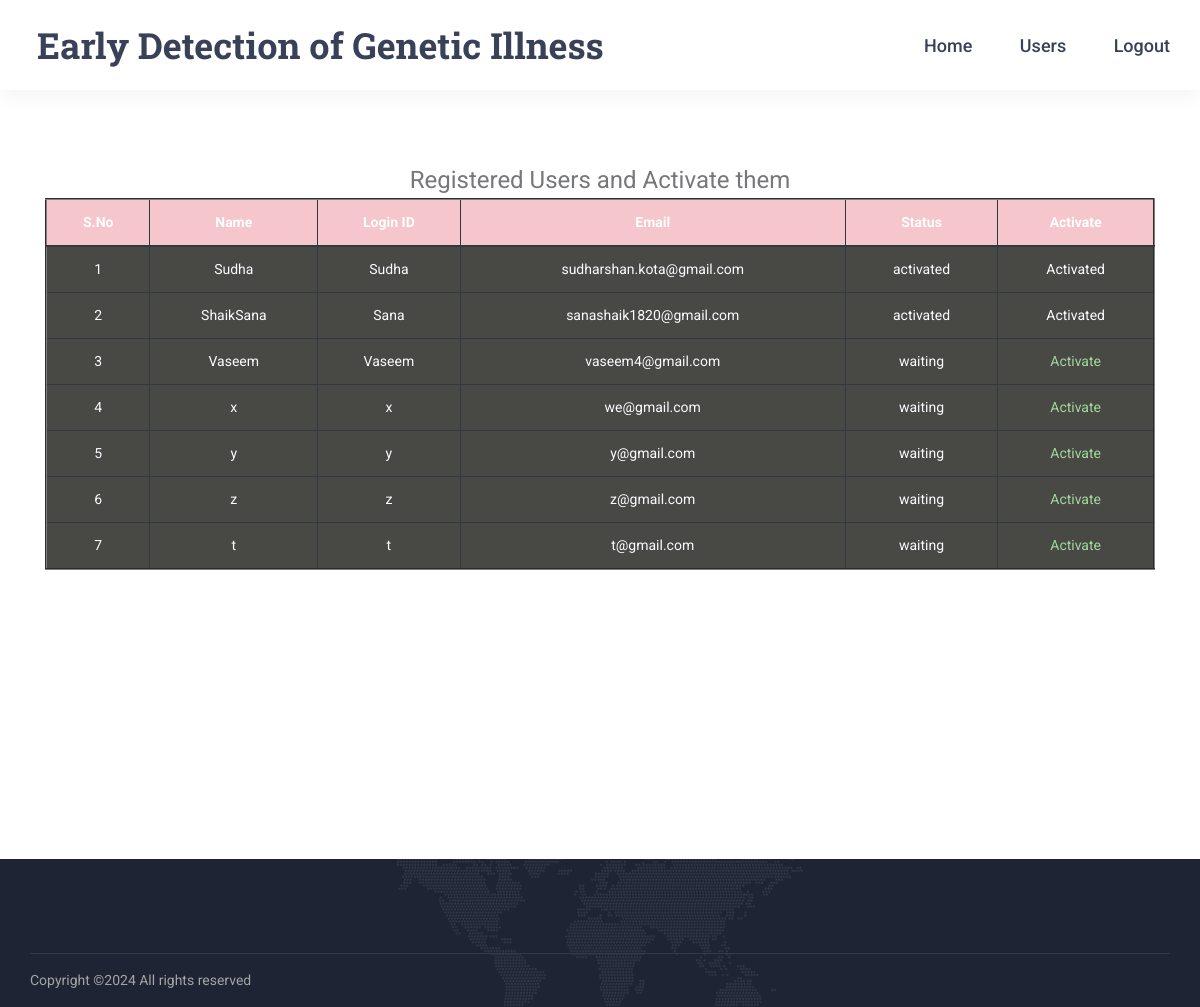
Page /ViewRegisteredUsers/ on the committed database.
### users/models.py (models this page shows, shortened)
class UserRegistrationModel(models.Model):
    name = models.CharField(max_length=100)
    loginid = models.CharField(unique=True, max_length=100)
    password = models.CharField(max_length=100)
    mobile = models.CharField(unique=True, max_length=100)
    email = models.CharField(unique=True, max_length=100)
    locality = models.CharField(max_length=100)
    address = models.CharField(max_length=1000)
    city = models.CharField(max_length=100)
    state = models.CharField(max_length=100)
    status = models.CharField(max_length=100)
    class Meta:
        db_table = 'UserRegistrations'

### admins/views.py (the view)
# urls.py: path("ViewRegisteredUsers/", admins.ViewRegisteredUsers, name="ViewRegisteredUsers"),
def ViewRegisteredUsers(request):
    data = UserRegistrationModel.objects.all()
    return render(request, 'admins/RegisteredUsers.html', {'data': data})

### assets/templates/admins/RegisteredUsers.html (shortened to what this page needs)
{%extends 'admins/adminbase.html'%}
{%load static%}
{%block contents%}
<div class="home">
					<div class="home_slider_content">
						<div class="container">
								<div class="col text-center">
									<div class="home_slider_subtitle">Registered Users and Activate them</div>
                                            <font color="Black">
                                                  <table border="2px" class="table table-hover table-dark">
                    <thead>
                    <tr class="table-danger">
                        <th scope="col">S.No</th>
                        <th scope="col">Name</th>
                        <th scope="col">Login ID</th>
                        <th scope="col">Email</th>
                        <th scope="col">Status</th>
                        <th scope="col">Activate</th>
                    </tr>
                    </thead>
                    <tbody>
                    {% for i in data %}
                        <tr scope="row" style="color: rgb(252, 252, 255); background-color:#484845">
                        <td>{{forloop.counter}}</td>
                        <td>{{i.name}}</td>
                        <td>{{i.loginid}}</td>
                        <td>{{i.email}}</td>
                        <td>{{i.status}}</td>
                        {% if i.status == 'waiting' %}
                        <td><a class="btn-link" href="/AdminActivaUsers/?uid={{ i.id }}"
                               style="color:rgb(160, 217, 155)">Activate</a></td>
                        {% else %}
                        <td> Activated</td>
                        {% endif %}
                    </tr>
                    {% endfor %}
                    </tbody>
                </table>
                                            </font>
				</div>
			</div>
		</div>
	</div>
{%endblock%}

### assets/templates/admins/adminbase.html (shortened to what this page needs)
<!DOCTYPE html>
{%load static%}
<html lang="en">
<head >
<link rel="stylesheet" type="text/css" href="{%static 'styles/bootstrap4/bootstrap.min.css'%}">
<link href="{%static 'plugins/font-awesome-4.7.0/css/font-awesome.min.css'%}" rel="stylesheet" type="text/css">
<link rel="stylesheet" type="text/css" href="{%static 'plugins/OwlCarousel2-2.2.1/owl.carousel.css'%}">
<link rel="stylesheet" type="text/css" href="{%static 'plugins/OwlCarousel2-2.2.1/owl.theme.default.css'%}">
<link rel="stylesheet" type="text/css" href="{%static 'plugins/OwlCarousel2-2.2.1/animate.css'%}">
<link rel="stylesheet" type="text/css" href="{%static 'styles/main_styles.css'%}">
<link rel="stylesheet" type="text/css" href="{%static 'styles/responsive.css'%}">
</head>
<body>
<div class="super_container">
	<header class="header">
		<div class="header_container">
			<div class="container">
				<div class="row">
					<div class="col">
						<div class="header_content d-flex flex-row align-items-center justify-content-start">
							<div class="logo_container">
								<a href="{%url 'index'%}">
									<div class="logo_text">Early Detection of Genetic Illness</div>
								</a>
							</div>
							<nav class="main_nav_contaner ml-auto">
								<ul class="main_nav">
									<li><a href="{%url 'AdminHome'%}">Home</a></li>
									<li><a href="{%url 'ViewRegisteredUsers'%}">Users</a></li>
									<li><a href="{%url 'logout'%}">Logout</a></li>
								</ul>
							</nav>
						</div>
					</div>
				</div>
			</div>
		</div>
	</header>
	{%block contents%}
    {%endblock%}
	<footer class="footer">
		<div class="footer_background" style="background-image:url({%static 'images/footer_background.png'%})"></div>
		<div class="container">
			<div class="row copyright_row">
				<div class="col">
					<div class="copyright d-flex flex-lg-row flex-column align-items-center justify-content-start">
Copyright &copy;<script>document.write(new Date().getFullYear());</script> All rights reserved
					</div>
				</div>
			</div>
		</div>
	</footer>
</div>
</body>
</html>

### assets/static/styles/main_styles.css (style rules this page uses)
* { margin: 0; padding: 0; -webkit-font-smoothing: antialiased; -webkit-text-shadow: rgba(0,0,0,.01) 0 0 1px; text-shadow: rgba(0,0,0,.01) 0 0 1px; }
body { font-family: 'Roboto', sans-serif; font-size: 14px; font-weight: 400; background: #FFFFFF; color: #a5a5a5; }
div { display: block; position: relative; -webkit-box-sizing: border-box; -moz-box-sizing: border-box; box-sizing: border-box; }
ul { list-style: none; margin-bottom: 0px; }
a, a:hover, a:visited, a:active, a:link { text-decoration: none; -webkit-font-smoothing: antialiased; -webkit-text-shadow: rgba(0,0,0,.01) 0 0 1px; text-shadow: rgba(0,0,0,.01) 0 0 1px; }
.super_container { width: 100%; overflow: hidden; }
.header { position: fixed; top: 0; left: 0; width: 100%; z-index: 100; box-shadow: 0px 5px 20px rgba(0,0,0,0.05); -webkit-transition: all 200ms ease; -moz-transition: all 200ms ease; -ms-transition: all 200ms ease; -o-transition: all 200ms ease; transition: all 200ms ease; }
.header_container { width: 100%; background: #FFFFFF; }
.header_content { height: 90px; -webkit-transition: all 200ms ease; -moz-transition: all 200ms ease; -ms-transition: all 200ms ease; -o-transition: all 200ms ease; transition: all 200ms ease; }
.logo, .logo_text { display: inline-block; }
.logo_text { font-family: 'Roboto Slab', serif; font-size: 36px; font-weight: 700; line-height: 0.75; color: #384158; vertical-align: middle; margin-left: 7px; -webkit-transition: all 200ms ease; -moz-transition: all 200ms ease; -ms-transition: all 200ms ease; -o-transition: all 200ms ease; transition: all 200ms ease; }
.main_nav, .search_button, .shopping_cart { display: inline-block; }
.main_nav li { display: inline-block; position: relative; }
.main_nav li:not(:last-child) { margin-right: 44px; }
.main_nav li a { font-size: 18px; font-weight: 500; color: #384158; -webkit-transition: all 200ms ease; -moz-transition: all 200ms ease; -ms-transition: all 200ms ease; -o-transition: all 200ms ease; transition: all 200ms ease; }
.home { width: 100%; height: 850px; }
.home_slider_content { position: absolute; top: 41%; left: 0; width: 100%; height: auto; }
.home_slider_subtitle { font-size: 24px; color: #76777a; margin-top: 9px; }
.footer { display: block; position: relative; width: 100%; background: #1e2434; padding-top: 94px; }
.footer_background { position: absolute; top: 0; left: 0; width: 100%; height: 100%; background-repeat: no-repeat; background-size: cover; background-position: center center; }
.copyright { height: 54px; border-top: solid 1px #353a49; }

### assets/templates/admins/adminbase.html (style rules this page uses)
body { overflow: hidden; }

### assets/templates/admins/RegisteredUsers.html (style rules this page uses)
body { overflow: scroll; }
.home_slider_content { position: relative; top: 42%; transform: translateY(-50%); }

### rows in the picture
UserRegistrationModel: name "Sudha", loginid "Sudha", email "sudharshan.kota@gmail.com", status "activated", shows "Activated"
UserRegistrationModel: name "ShaikSana", loginid "Sana", email "sanashaik1820@gmail.com", status "activated", shows "Activated"
UserRegistrationModel: name "Vaseem", loginid "Vaseem", email "vaseem4@gmail.com", status "waiting"
UserRegistrationModel: name "x", loginid "x", email "we@gmail.com", status "waiting"
UserRegistrationModel: name "y", loginid "y", email "y@gmail.com", status "waiting"
UserRegistrationModel: name "z", loginid "z", email "z@gmail.com", status "waiting"
UserRegistrationModel: name "t", loginid "t", email "t@gmail.com", status "waiting"
